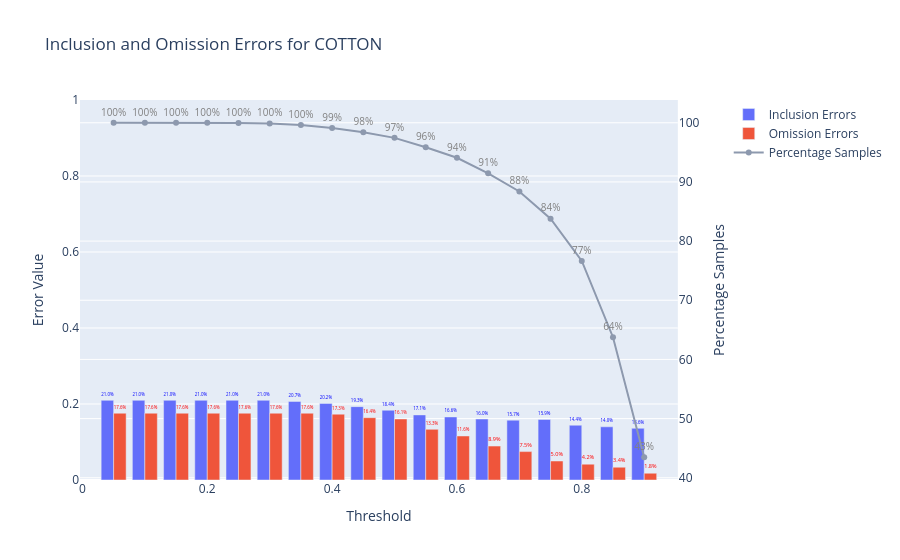

Notebook cell for this chart:
### Code cell
plot_errors(df, crop_name="COTTON")

### Figure 1 — Plotly figure (JSON) as saved in the notebook; plotly's stock layout.template omitted (floating-point values rounded to 4 significant figures)
{"data": [{"name": "Inclusion Errors", "text": [0.2097, 0.2097, 0.2097, 0.2097, 0.2097, 0.2097, 0.2068, 0.2015, 0.1931, 0.1836, 0.1713, 0.166, 0.1605, 0.1574, 0.1593, 0.1442, 0.14, 0.1361], "textfont": {"color": "blue"}, "textposition": "outside", "texttemplate": "%{text:.1%}", "type": "bar", "x": [0.05, 0.1, 0.15, 0.2, 0.25, 0.3, 0.35, 0.4, 0.45, 0.5, 0.55, 0.6, 0.65, 0.7, 0.75, 0.8, 0.85, 0.9], "xaxis": "x", "y": [0.2097, 0.2097, 0.2097, 0.2097, 0.2097, 0.2097, 0.2068, 0.2015, 0.1931, 0.1836, 0.1713, 0.166, 0.1605, 0.1574, 0.1593, 0.1442, 0.14, 0.1361], "yaxis": "y"}, {"name": "Omission Errors", "text": [0.1758, 0.1758, 0.1758, 0.1758, 0.1758, 0.1758, 0.1758, 0.1732, 0.164, 0.1606, 0.1333, 0.1159, 0.08929, 0.07477, 0.05, 0.04167, 0.03371, 0.01786], "textfont": {"color": "red"}, "textposition": "outside", "texttemplate": "%{text:.1%}", "type": "bar", "x": [0.05, 0.1, 0.15, 0.2, 0.25, 0.3, 0.35, 0.4, 0.45, 0.5, 0.55, 0.6, 0.65, 0.7, 0.75, 0.8, 0.85, 0.9], "xaxis": "x", "y": [0.1758, 0.1758, 0.1758, 0.1758, 0.1758, 0.1758, 0.1758, 0.1732, 0.164, 0.1606, 0.1333, 0.1159, 0.08929, 0.07477, 0.05, 0.04167, 0.03371, 0.01786], "yaxis": "y"}, {"line": {"color": "#8d99ae"}, "mode": "lines+markers+text", "name": "Percentage Samples", "text": [100, 100, 100, 100, 99.95, 99.87, 99.61, 99.12, 98.39, 97.45, 95.85, 94.08, 91.45, 88.39, 83.78, 76.64, 63.76, 43.47], "textfont": {"color": "grey", "size": 10}, "textposition": "top center", "texttemplate": "%{text:.0f}%", "type": "scatter", "x": [0.05, 0.1, 0.15, 0.2, 0.25, 0.3, 0.35, 0.4, 0.45, 0.5, 0.55, 0.6, 0.65, 0.7, 0.75, 0.8, 0.85, 0.9], "xaxis": "x", "y": [100, 100, 100, 100, 99.95, 99.87, 99.61, 99.12, 98.39, 97.45, 95.85, 94.08, 91.45, 88.39, 83.78, 76.64, 63.76, 43.47], "yaxis": "y2"}], "layout": {"title": {"text": "Inclusion and Omission Errors for COTTON"}, "xaxis": {"anchor": "y", "domain": [0, 0.94], "title": {"text": "Threshold"}}, "yaxis": {"anchor": "x", "domain": [0, 1], "range": [0, 1], "title": {"text": "Error Value"}}, "yaxis2": {"anchor": "x", "overlaying": "y", "side": "right", "title": {"text": "Percentage Samples"}}}}
